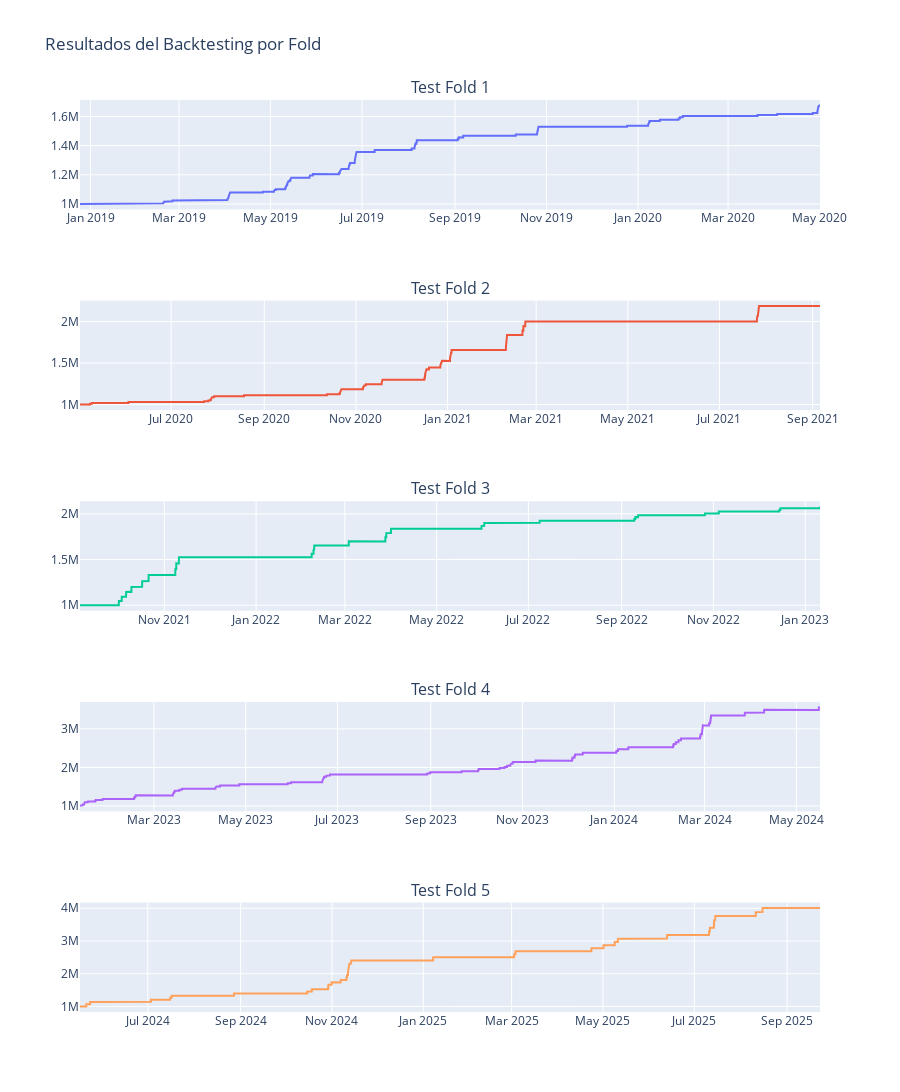

The notebook cell saved with this chart:
### Code cell
# --- Ejemplo de uso ---
# Suponiendo que tienes 'data' como tu DataFrame de precios

# 1. Definir el grid de parámetros para la optimización
param_grid = {
    "rsi": {
        'window': [10, 50],
        'buy_threshold': [20, 40],
        'sell_threshold': [60, 80]
    },
    'n_shares': [1, 5]
}

# 2. Definir qué combinaciones de estrategias quieres probar
strategies_to_combine = [['rsi']]

# 3. Dividir los datos y ejecutar la optimización
train_size = int(len(data) * 0.7)
train_df = data.iloc[:train_size]
validation_df = data.iloc[train_size:]

best_params = optimize_hyperparameters(
    param_grid,
    strategies_to_combine,
    train_df,
    validation_df,
    n_trials=50 # Aumentar para una búsqueda más exhaustiva
)

# 4. Construir la mejor estrategia con los parámetros encontrados
best_strat_names = eval(best_params['strategy_combination'])
best_strategy_instances = []
for name in best_strat_names:
    params = {k.split('_', 1)[1]: v for k, v in best_params.items() if k.startswith(name)}
    best_strategy_instances.append(STRATEGY_MAPPING[name](**params))

final_strategy = CompoundStrategy(strategies=best_strategy_instances)
final_n_shares = best_params['n_shares']
final_sl_tp = (
    best_params['sl_long_factor'], 
    best_params['tp_long_factor'],
    1 + (1 - best_params['sl_long_factor']),
    1 - (best_params['tp_long_factor'] - 1)
)


# 5. Ejecutar una validación cruzada final con la mejor estrategia
cv_backtester = CrossValidationBacktester(full_data=data, n_splits=5)
results = cv_backtester.run_cv(
    strategy=final_strategy, 
    n_shares=final_n_shares,
    sl_tp_factors=final_sl_tp
)

# 6. Visualizar los resultados
plot_backtesting_results(results)

### Figure 1 — Plotly figure (JSON) as saved in the notebook; plotly's stock layout.template omitted (floating-point values rounded to 4 significant figures; data arrays with more than 128 entries replaced by an {"elided": "..."} marker saying what was removed)
{"data": [{"mode": "lines", "name": "Fold 1", "type": "scatter", "x": {"elided": "11804 str values"}, "xaxis": "x", "y": {"elided": "11804 float values"}, "yaxis": "y"}, {"mode": "lines", "name": "Fold 2", "type": "scatter", "x": {"elided": "11804 str values"}, "xaxis": "x2", "y": {"elided": "11804 float values"}, "yaxis": "y2"}, {"mode": "lines", "name": "Fold 3", "type": "scatter", "x": {"elided": "11804 str values"}, "xaxis": "x3", "y": {"elided": "11804 float values"}, "yaxis": "y3"}, {"mode": "lines", "name": "Fold 4", "type": "scatter", "x": {"elided": "11804 str values"}, "xaxis": "x4", "y": {"elided": "11804 float values"}, "yaxis": "y4"}, {"mode": "lines", "name": "Fold 5", "type": "scatter", "x": {"elided": "11804 str values"}, "xaxis": "x5", "y": {"elided": "11804 float values"}, "yaxis": "y5"}], "layout": {"annotations": [{"font": {"size": 16}, "showarrow": false, "text": "Test Fold 1", "x": 0.5, "xanchor": "center", "xref": "paper", "y": 1, "yanchor": "bottom", "yref": "paper"}, {"font": {"size": 16}, "showarrow": false, "text": "Test Fold 2", "x": 0.5, "xanchor": "center", "xref": "paper", "y": 0.78, "yanchor": "bottom", "yref": "paper"}, {"font": {"size": 16}, "showarrow": false, "text": "Test Fold 3", "x": 0.5, "xanchor": "center", "xref": "paper", "y": 0.56, "yanchor": "bottom", "yref": "paper"}, {"font": {"size": 16}, "showarrow": false, "text": "Test Fold 4", "x": 0.5, "xanchor": "center", "xref": "paper", "y": 0.34, "yanchor": "bottom", "yref": "paper"}, {"font": {"size": 16}, "showarrow": false, "text": "Test Fold 5", "x": 0.5, "xanchor": "center", "xref": "paper", "y": 0.12, "yanchor": "bottom", "yref": "paper"}], "height": 1500, "showlegend": false, "title": {"text": "Resultados del Backtesting por Fold"}, "xaxis": {"anchor": "y", "domain": [0, 1]}, "xaxis2": {"anchor": "y2", "domain": [0, 1]}, "xaxis3": {"anchor": "y3", "domain": [0, 1]}, "xaxis4": {"anchor": "y4", "domain": [0, 1]}, "xaxis5": {"anchor": "y5", "domain": [0, 1]}, "yaxis": {"anchor": "x", "domain": [0.88, 1]}, "yaxis2": {"anchor": "x2", "domain": [0.66, 0.78]}, "yaxis3": {"anchor": "x3", "domain": [0.44, 0.56]}, "yaxis4": {"anchor": "x4", "domain": [0.22, 0.34]}, "yaxis5": {"anchor": "x5", "domain": [0, 0.12]}}}
